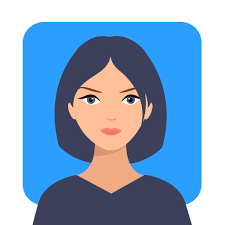
#> input picture piaic-card/image.png, 225 x 225 px, found by its file name
$ python card.py
#> lines starting #> are read from the running program, lines starting #| are printed output that depends on the picture
from PIL import Image, ImageDraw, ImageFont
from typing import Union

# Step 1: Create a blank canvas for the ID card
card_width, card_height = 700, 480  # Updated height
id_card = Image.new('RGB', (card_width, card_height), 'white')
#> id_card: PIL image 700x480 RGB; every value is 255

# Step 2: Load fonts (use explicit type hinting)
try:
    title_font: Union[ImageFont.FreeTypeFont, ImageFont.ImageFont] = ImageFont.truetype('arial.ttf', 40)  # Title font for "PIAIC ID Card"
    detail_font: Union[ImageFont.FreeTypeFont, ImageFont.ImageFont] = ImageFont.truetype('arial.ttf', 20)  # Font for the details
    q1_font: Union[ImageFont.FreeTypeFont, ImageFont.ImageFont] = ImageFont.truetype('arial.ttf', 30)  # Font for "Q1"
    wmd_font: Union[ImageFont.FreeTypeFont, ImageFont.ImageFont] = ImageFont.truetype('arial.ttf', 20)  # Smaller font for "WMD"
    signature_font: Union[ImageFont.FreeTypeFont, ImageFont.ImageFont] = ImageFont.truetype('arial.ttf', 25)  # Font for "Authorized Signature"
except IOError:
    title_font = ImageFont.load_default()  # Type will be ImageFont.ImageFont
    detail_font = ImageFont.load_default()
    q1_font = ImageFont.load_default()
    wmd_font = ImageFont.load_default()
    signature_font = ImageFont.load_default()

# Step 3: Draw on the image
draw = ImageDraw.Draw(id_card)

# Step 4: Add the title "PIAIC ID Card" on the left side
title_text = "ID Card"
# Use textbbox to get text size
bbox = draw.textbbox((0, 0), title_text, font=title_font)
#> bbox = (0, 8, 149, 38)
text_width = bbox[2] - bbox[0]
#> text_width = 149
text_height = bbox[3] - bbox[1]
#> text_height = 30
draw.text((50, 20), title_text, font=title_font, fill="green")  # Adjust x-coordinate for left side

# Step 5: Add the user details on the left side
details = [
    ("Name:", " Aqsa Shah"),
    ("Roll No:", " PIAIC2477"),
    ("Distance learning:", " No"),
    ("City:", " Karachi"),
    ("Center:", " Bahria Auditorium"),
    ("Campus:", " Karsaz"),
    ("Day/Time:", " Sunday-2:00pm to 6:00pm"),
    ("Batch", "61")  # Note: 'Batch' and '61' are now separate
]

x_offset = 50
y_offset = 100
line_height = 40  # Space between lines

for label, value in details:
    if label == "Batch":  # Special handling for "Batch 61"
        # Draw label in green
        draw.text((x_offset, y_offset), f"{label} {value}", font=detail_font, fill="green")
    else:
        # Draw label in green
        draw.text((x_offset, y_offset), label, font=detail_font, fill="green")

        # Draw value in black
        draw.text((x_offset + draw.textbbox((0, 0), label, font=detail_font)[2], y_offset), value, font=detail_font, fill="black")

    y_offset += line_height
#> after the loop, y_offset = 420

# Step 6: Draw red and green borders at the bottom
border_thickness = 5  # Thickness for the green and red borders

# Draw bottom red border (200 pixels wide)
red_border_height = 40
red_border_width = 200
draw.rectangle([(0, card_height - red_border_height), (red_border_width, card_height)], fill="red")

# Draw green border matching the height of the red border
green_border_width = 200
green_border_start_x = red_border_width
draw.rectangle([(green_border_start_x, card_height - red_border_height), (green_border_start_x + green_border_width, card_height)], fill="green")

# Draw white section on the right side of the green border
draw.rectangle([(green_border_start_x + green_border_width, card_height - red_border_height), (card_width, card_height)], fill="white")

# Add "WMD" text in white on top of the green area
wmd_text = "WMD"
bbox_wmd = draw.textbbox((0, 0), wmd_text, font=wmd_font)
#> bbox_wmd = (0, 4, 52, 19)
wmd_text_width = bbox_wmd[2] - bbox_wmd[0]
#> wmd_text_width = 52
wmd_text_height = bbox_wmd[3] - bbox_wmd[1]
#> wmd_text_height = 15
wmd_x = green_border_start_x + (green_border_width - wmd_text_width) / 2
#> wmd_x = 274
wmd_y = card_height - red_border_height + (red_border_height - wmd_text_height) / 2
#> wmd_y = 452.5
draw.text((wmd_x, wmd_y), wmd_text, font=wmd_font, fill="white")

# Add "Q1" text in white on top of the red area
q1_text = "Q1"
bbox_q1 = draw.textbbox((0, 0), q1_text, font=q1_font)
#> bbox_q1 = (0, 6, 43, 32)
q1_text_width = bbox_q1[2] - bbox_q1[0]
#> q1_text_width = 43
q1_text_height = bbox_q1[3] - bbox_q1[1]
#> q1_text_height = 26
q1_x = (red_border_width - q1_text_width) / 2
#> q1_x = 78.5
q1_y = card_height - red_border_height + (red_border_height - q1_text_height) / 2
#> q1_y = 447
draw.text((q1_x, q1_y), q1_text, font=q1_font, fill="white")

# Step 7: Add the passport-size photo at the top right
try:
    photo = Image.open('./piaic-card/image.png')  # Correct image path here
#> photo is the input picture: PIL image 225x225 RGB; mean R, G, B 135.4, 165.5, 198.5
    if isinstance(photo, Image.Image):  # Ensure that the object is of type Image
        photo_resized = photo.resize((150, 200))  # Resize returns Image object
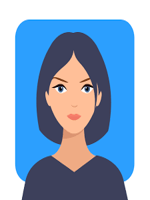
#> photo_resized: PIL image 150x200 RGB; mean R, G, B 135.2, 165.5, 198.5
        photo_x = card_width - photo_resized.width - 50  # Adjust for padding on the right
#> photo_x = 500
        photo_y = 20  # Position at the top
        id_card.paste(photo_resized, (photo_x, photo_y))  # Paste photo on the card
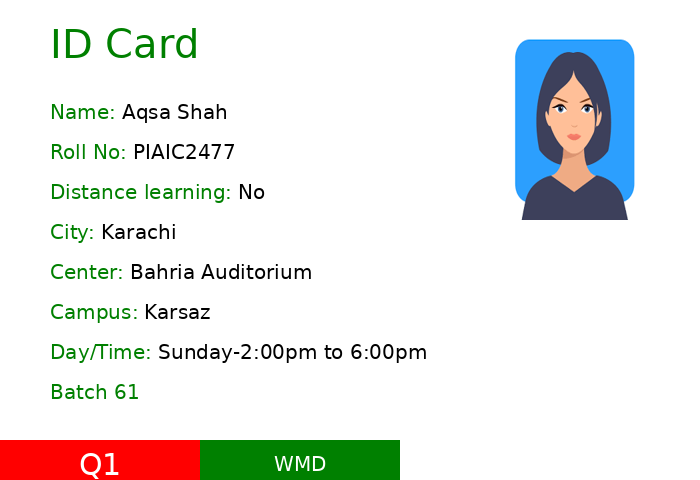
#> id_card: PIL image 700x480 RGB; mean R, G, B 232.4, 233.8, 232.2
    else:
        raise ValueError("The object loaded is not an Image.")
except IOError:
    print("Could not load the image, please provide a valid image path.")

# Step 8: Add "Authorized Signature" text in green on the right side
signature_text = "Authorized Signature"
bbox_signature = draw.textbbox((0, 0), signature_text, font=signature_font)
#> bbox_signature = (0, 5, 264, 29)
signature_text_width = bbox_signature[2] - bbox_signature[0]
#> signature_text_width = 264
signature_text_height = bbox_signature[3] - bbox_signature[1]
#> signature_text_height = 24

# Move the "Authorized Signature" slightly higher
signature_x = green_border_start_x + green_border_width + (card_width - (green_border_start_x + green_border_width) - signature_text_width) / 2
#> signature_x = 418
signature_y = card_height - red_border_height - 20  # Move it higher (20 pixels above the green area)

# Draw the "Authorized Signature" text
draw.text((signature_x, signature_y), signature_text, font=signature_font, fill="green")

# Draw a green border line above the "Authorized Signature" text
border_y = signature_y - 10  # Adjust position of border line
draw.line([(green_border_start_x + green_border_width, border_y), (card_width, border_y)], fill="green", width=2)

# Step 9: Save the ID card
id_card.save('id_card_output.png')
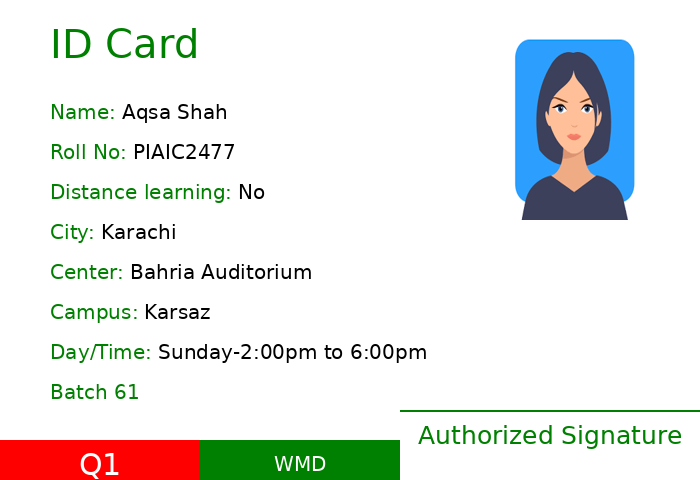
#> saved as id_card_output.png: PIL image 700x480 RGB; mean R, G, B 230.8, 233, 230.6

# Step 10: Show the result (optional)
id_card.show()
